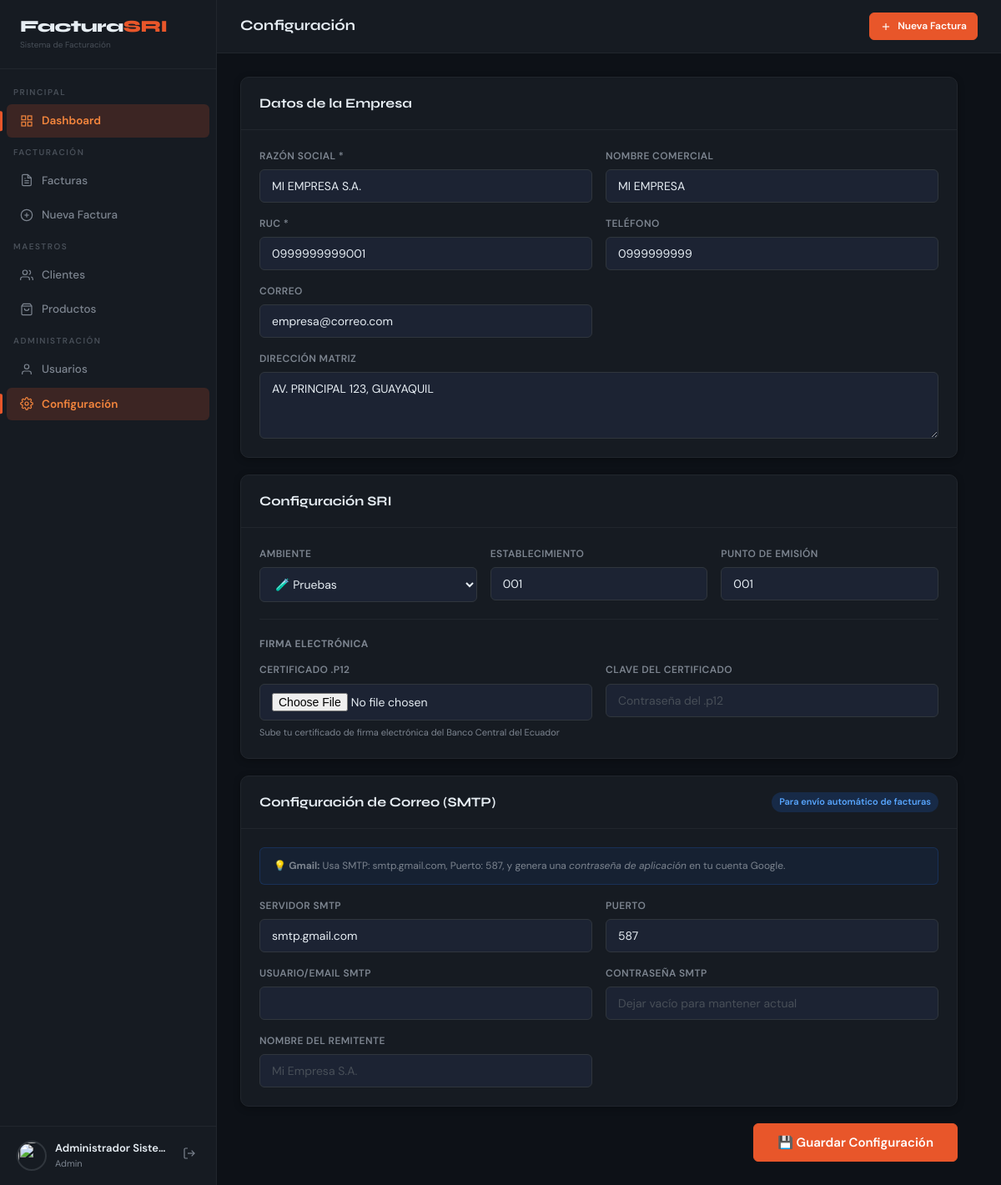
Screenshot of /modules/configuracion/index.php (signed in) with the database file from the repository.
### tables this page shows
CREATE TABLE IF NOT EXISTS usuarios (
    id INT AUTO_INCREMENT PRIMARY KEY,
    nombres VARCHAR(150) NOT NULL,
    username VARCHAR(80) NOT NULL UNIQUE,
    password VARCHAR(255) NOT NULL,
    foto VARCHAR(255) DEFAULT 'default.png',
    rol ENUM('admin','cajero','bodeguero') DEFAULT 'cajero',
    activo TINYINT(1) DEFAULT 1,
    created_at TIMESTAMP DEFAULT CURRENT_TIMESTAMP,
    updated_at TIMESTAMP DEFAULT CURRENT_TIMESTAMP ON UPDATE CURRENT_TIMESTAMP
);

CREATE TABLE IF NOT EXISTS configuracion (
    id INT AUTO_INCREMENT PRIMARY KEY,
    razon_social VARCHAR(200) NOT NULL,
    nombre_comercial VARCHAR(200),
    ruc VARCHAR(20) NOT NULL,
    direccion_matriz TEXT,
    telefono VARCHAR(30),
    correo VARCHAR(150),
    logo VARCHAR(255),
    ambiente ENUM('1','2') DEFAULT '1' COMMENT '1=Pruebas, 2=Produccion',
    tipo_emision ENUM('1') DEFAULT '1' COMMENT '1=Normal',
    secuencial INT DEFAULT 1,
    establecimiento VARCHAR(3) DEFAULT '001',
    punto_emision VARCHAR(3) DEFAULT '001',
    certificado_p12 VARCHAR(255),
    clave_certificado VARCHAR(255),
    smtp_host VARCHAR(150) DEFAULT 'smtp.gmail.com',
    smtp_port INT DEFAULT 587,
    smtp_user VARCHAR(150),
    smtp_pass VARCHAR(255),
    smtp_from_name VARCHAR(150),
    created_at TIMESTAMP DEFAULT CURRENT_TIMESTAMP
);

### includes/functions.php (called while the page is built, shortened)
<?php
require_once dirname(__DIR__) . '/config/database.php';
function isLoggedIn(): bool {
    return isset($_SESSION['user_id']);
}
function currentUser(): ?array {
    return db()->fetchOne("SELECT * FROM usuarios WHERE id = ?", [$_SESSION['user_id']]);
}
function sanitize(string $str): string {
    return htmlspecialchars(trim($str), ENT_QUOTES, 'UTF-8');
}
function getConfig(): array {
    return db()->fetchOne("SELECT * FROM configuracion LIMIT 1") ?? [];
}

### config/database.php (called while the page is built, shortened)
<?php
class Database
{
    private static ?Database $instance = null;
    private PDO $pdo;
    private function __construct()
    {
        $dsn = 'mysql:host=' . DB_HOST . ';dbname=' . DB_NAME . ';charset=utf8mb4';
        $this->pdo = new PDO($dsn, DB_USER, DB_PASS, [
            PDO::ATTR_ERRMODE            => PDO::ERRMODE_EXCEPTION,
            PDO::ATTR_DEFAULT_FETCH_MODE => PDO::FETCH_ASSOC,
            PDO::ATTR_EMULATE_PREPARES   => false,
        ]);
    }
    public static function getInstance(): self
    {
        if (self::$instance === null) {
            self::$instance = new self();
        }
        return self::$instance;
    }
    public function query(string $sql, array $params = []): PDOStatement
    {
        $stmt = $this->pdo->prepare($sql);
        $stmt->execute($params);
        return $stmt;
    }
    public function fetchOne(string $sql, array $params = []): ?array
    {
        $row = $this->query($sql, $params)->fetch();
        return $row ?: null;
    }
}
function db(): Database
{
    return Database::getInstance();
}

### modules/configuracion/index.php (the view, shortened to what this page needs)
<?php
require_once dirname(dirname(__DIR__)) . '/includes/functions.php';
$config = getConfig();
include dirname(dirname(__DIR__)) . '/includes/header.php';
?>
<div style="max-width:860px">
  <form method="POST" enctype="multipart/form-data">
    <div class="card" style="margin-bottom:20px">
      <div class="card-header"><div class="card-title">Datos de la Empresa</div></div>
      <div class="card-body">
        <div class="form-grid form-grid-2" style="gap:16px">
          <div class="form-group"><label>Razón Social *</label><input type="text" name="razon_social" value="<?= sanitize($config['razon_social'] ?? '') ?>" required></div>
          <div class="form-group"><label>Nombre Comercial</label><input type="text" name="nombre_comercial" value="<?= sanitize($config['nombre_comercial'] ?? '') ?>"></div>
          <div class="form-group"><label>RUC *</label><input type="text" name="ruc" value="<?= sanitize($config['ruc'] ?? '') ?>" maxlength="13" required></div>
          <div class="form-group"><label>Teléfono</label><input type="text" name="telefono" value="<?= sanitize($config['telefono'] ?? '') ?>"></div>
          <div class="form-group"><label>Correo</label><input type="email" name="correo" value="<?= sanitize($config['correo'] ?? '') ?>"></div>
        </div>
        <div class="form-group" style="margin-top:16px"><label>Dirección Matriz</label><textarea name="direccion_matriz"><?= sanitize($config['direccion_matriz'] ?? '') ?></textarea></div>
      </div>
    </div>
    <div class="card" style="margin-bottom:20px">
      <div class="card-header"><div class="card-title">Configuración SRI</div></div>
      <div class="card-body">
        <div class="form-grid form-grid-3" style="gap:16px">
          <div class="form-group">
            <label>Ambiente</label>
            <select name="ambiente">
              <option value="1" <?= ($config['ambiente']??'1')==='1'?'selected':'' ?>>🧪 Pruebas</option>
            </select>
          </div>
          <div class="form-group"><label>Establecimiento</label><input type="text" name="establecimiento" value="<?= sanitize($config['establecimiento'] ?? '001') ?>" maxlength="3"></div>
          <div class="form-group"><label>Punto de Emisión</label><input type="text" name="punto_emision" value="<?= sanitize($config['punto_emision'] ?? '001') ?>" maxlength="3"></div>
        </div>
        <div class="divider"></div>
        <div style="font-size:12px;font-weight:700;text-transform:uppercase;letter-spacing:.5px;color:var(--text-muted);margin-bottom:12px">Firma Electrónica</div>
        <div class="form-grid form-grid-2" style="gap:16px">
          <div class="form-group">
            <label>Certificado .p12</label>
            <input type="file" name="certificado_p12" accept=".p12">
            <?php if ($config['certificado_p12'] ?? ''): ?>
            <div class="form-hint" style="color:var(--success)">✓ Certificado actual: <?= sanitize($config['certificado_p12']) ?></div>
            <?php else: ?>
            <div class="form-hint">Sube tu certificado de firma electrónica del Banco Central del Ecuador</div>
            <?php endif; ?>
          </div>
          <div class="form-group">
            <label>Clave del Certificado</label>
            <input type="password" name="clave_certificado" placeholder="Contraseña del .p12" autocomplete="off">
          </div>
        </div>
      </div>
    </div>
    <div class="card" style="margin-bottom:20px">
      <div class="card-header">
        <div class="card-title">Configuración de Correo (SMTP)</div>
        <span class="badge badge-info">Para envío automático de facturas</span>
      </div>
      <div class="card-body">
        <div style="background:rgba(31,111,235,.08);border:1px solid rgba(31,111,235,.2);border-radius:var(--radius-sm);padding:12px 16px;margin-bottom:16px;font-size:12px;color:var(--text-muted)">
          💡 <strong>Gmail:</strong> Usa SMTP: smtp.gmail.com, Puerto: 587, y genera una <em>contraseña de aplicación</em> en tu cuenta Google.
        </div>
        <div class="form-grid form-grid-2" style="gap:16px">
          <div class="form-group"><label>Servidor SMTP</label><input type="text" name="smtp_host" value="<?= sanitize($config['smtp_host'] ?? 'smtp.gmail.com') ?>"></div>
          <div class="form-group"><label>Puerto</label><input type="number" name="smtp_port" value="<?= $config['smtp_port'] ?? 587 ?>"></div>
          <div class="form-group"><label>Usuario/Email SMTP</label><input type="email" name="smtp_user" value="<?= sanitize($config['smtp_user'] ?? '') ?>"></div>
          <div class="form-group"><label>Contraseña SMTP</label><input type="password" name="smtp_pass" placeholder="Dejar vacío para mantener actual" autocomplete="off"></div>
          <div class="form-group"><label>Nombre del Remitente</label><input type="text" name="smtp_from_name" value="<?= sanitize($config['smtp_from_name'] ?? '') ?>" placeholder="Mi Empresa S.A."></div>
        </div>
      </div>
    </div>
    <div style="display:flex;justify-content:flex-end">
      <button type="submit" class="btn btn-primary btn-lg">💾 Guardar Configuración</button>
    </div>
  </form>
</div>
<?php include dirname(dirname(__DIR__)) . '/includes/footer.php'; ?>

### includes/header.php (shortened to what this page needs)
<?php
$currentUser = currentUser();
$currentPage = basename($_SERVER['PHP_SELF'], '.php');
$currentDir  = basename(dirname($_SERVER['PHP_SELF']));
?>
<!DOCTYPE html>
<html lang="es">
<head>
  <link rel="stylesheet" href="<?= BASE_URL ?>assets/css/style.css">
</head>
<body>
<div class="app-layout">
<aside class="sidebar" id="sidebar">
  <div class="sidebar-header">
    <div>
      <div class="sidebar-logo">Factura<span>SRI</span></div>
      <div style="font-size:10px;color:var(--text-dim);margin-top:2px">Sistema de Facturación</div>
    </div>
  </div>
  <nav class="sidebar-nav">
    <div class="nav-section">
      <div class="nav-section-title">Principal</div>
    </div>
    <a href="<?= BASE_URL ?>index.php" class="nav-item <?= ($currentPage==='index' && $currentDir!=='facturas') ? 'active' : '' ?>">
      <svg xmlns="http://www.w3.org/2000/svg" width="16" height="16" viewBox="0 0 24 24" fill="none" stroke="currentColor" stroke-width="1.8"><rect x="3" y="3" width="7" height="7"/><rect x="14" y="3" width="7" height="7"/><rect x="3" y="14" width="7" height="7"/><rect x="14" y="14" width="7" height="7"/></svg>
      Dashboard
    </a>
    <div class="nav-section">
      <div class="nav-section-title">Facturación</div>
    </div>
    <a href="<?= BASE_URL ?>modules/facturas/index.php" class="nav-item <?= $currentDir==='facturas' ? 'active' : '' ?>">
      Facturas
    </a>
    <a href="<?= BASE_URL ?>modules/facturas/crear.php" class="nav-item <?= ($currentDir==='facturas' && $currentPage==='crear') ? 'active' : '' ?>">
      <svg xmlns="http://www.w3.org/2000/svg" width="16" height="16" viewBox="0 0 24 24" fill="none" stroke="currentColor" stroke-width="1.8"><circle cx="12" cy="12" r="10"/><line x1="12" y1="8" x2="12" y2="16"/><line x1="8" y1="12" x2="16" y2="12"/></svg>
      Nueva Factura
    </a>
    <div class="nav-section">
      <div class="nav-section-title">Maestros</div>
    </div>
    <a href="<?= BASE_URL ?>modules/clientes/index.php" class="nav-item <?= $currentDir==='clientes' ? 'active' : '' ?>">
      <svg xmlns="http://www.w3.org/2000/svg" width="16" height="16" viewBox="0 0 24 24" fill="none" stroke="currentColor" stroke-width="1.8"><path d="M17 21v-2a4 4 0 00-4-4H5a4 4 0 00-4 4v2"/><circle cx="9" cy="7" r="4"/><path d="M23 21v-2a4 4 0 00-3-3.87"/><path d="M16 3.13a4 4 0 010 7.75"/></svg>
      Clientes
    </a>
    <a href="<?= BASE_URL ?>modules/productos/index.php" class="nav-item <?= $currentDir==='productos' ? 'active' : '' ?>">
      <svg xmlns="http://www.w3.org/2000/svg" width="16" height="16" viewBox="0 0 24 24" fill="none" stroke="currentColor" stroke-width="1.8"><path d="M6 2L3 6v14a2 2 0 002 2h14a2 2 0 002-2V6l-3-4z"/><line x1="3" y1="6" x2="21" y2="6"/><path d="M16 10a4 4 0 01-8 0"/></svg>
      Productos
    </a>
    <?php if (($_SESSION['user_rol'] ?? '') === 'admin'): ?>
    <div class="nav-section">
      <div class="nav-section-title">Administración</div>
    </div>
    <a href="<?= BASE_URL ?>modules/usuarios/index.php" class="nav-item <?= $currentDir==='usuarios' ? 'active' : '' ?>">
      <svg xmlns="http://www.w3.org/2000/svg" width="16" height="16" viewBox="0 0 24 24" fill="none" stroke="currentColor" stroke-width="1.8"><path d="M20 21v-2a4 4 0 00-4-4H8a4 4 0 00-4 4v2"/><circle cx="12" cy="7" r="4"/></svg>
      Usuarios
    </a>
    <a href="<?= BASE_URL ?>modules/configuracion/index.php" class="nav-item <?= $currentDir==='configuracion' ? 'active' : '' ?>">
      Configuración
    </a>
    <?php endif; ?>
  </nav>
  <div class="sidebar-footer">
    <div class="user-card">
      <img src="<?= UPLOAD_URL ?>usuarios/<?= $currentUser['foto'] ?? 'default.png' ?>"
           class="user-avatar"
           onerror="this.src='<?= BASE_URL ?>assets/img/default_user.png'">
      <div class="user-info">
        <div class="user-name"><?= sanitize($currentUser['nombres'] ?? '') ?></div>
        <div class="user-role"><?= ucfirst($currentUser['rol'] ?? '') ?></div>
      </div>
      <a href="<?= BASE_URL ?>auth/logout.php" class="btn-logout" title="Cerrar sesión">
        <svg xmlns="http://www.w3.org/2000/svg" width="16" height="16" viewBox="0 0 24 24" fill="none" stroke="currentColor" stroke-width="1.8"><path d="M9 21H5a2 2 0 01-2-2V5a2 2 0 012-2h4"/><polyline points="16 17 21 12 16 7"/><line x1="21" y1="12" x2="9" y2="12"/></svg>
      </a>
    </div>
  </div>
</aside>
<div class="main-content">
  <header class="topbar">
    <div class="topbar-left">
      <div>
        <div class="page-title"><?= PAGE_TITLE ?></div>
      </div>
    </div>
    <div class="topbar-right">
      <a href="<?= BASE_URL ?>modules/facturas/crear.php" class="btn btn-primary btn-sm">
        <svg xmlns="http://www.w3.org/2000/svg" width="14" height="14" viewBox="0 0 24 24" fill="none" stroke="currentColor" stroke-width="2"><line x1="12" y1="5" x2="12" y2="19"/><line x1="5" y1="12" x2="19" y2="12"/></svg>
        Nueva Factura
      </a>
    </div>
  </header>
  <main class="page-body">

### includes/footer.php (shortened to what this page needs)
  </main>
</div>
</div>
</body>
</html>

### rows the page displays
usuarios: nombres "Administrador Siste…", rol "Admin"
configuracion: razon_social "MI EMPRESA S.A.", nombre_comercial "MI EMPRESA", ruc "0999999999001", telefono "0999999999", correo "empresa@correo.com", direccion_matriz "AV. PRINCIPAL 123, GUAYAQUIL", ambiente "🧪 Pruebas", establecimiento "001", punto_emision "001", smtp_host "smtp.gmail.com", smtp_port "587"

### other values shown
PAGE_TITLE "Configuración"
